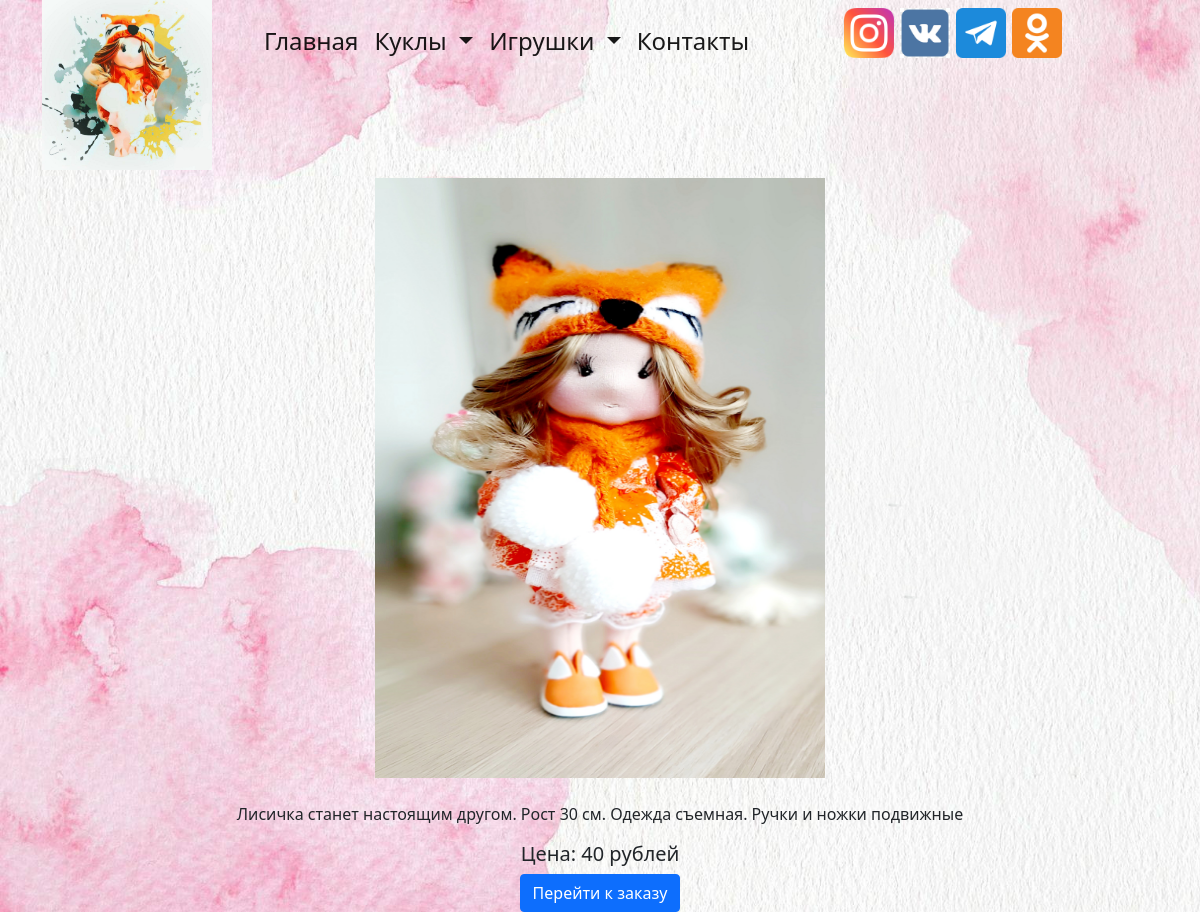
/dolls/play_dolls/4/, run on the app's committed database.
### dolls/models.py (models this page shows, shortened)
class PlayDolls(models.Model):
    name = models.CharField(max_length=50)
    available = models.CharField(max_length=30)
    description = models.TextField()
    price = models.CharField(max_length=20)
    image = models.FileField(upload_to='static/img/')

### dolls/views.py (the view)
# urls.py: path("play_dolls/<int:pk>/", views.for_game_detail, name='for_game_detail'),
def for_game_detail(request, pk):
    play_doll = PlayDolls.objects.get(pk=pk)
    context = {
        'play_doll': play_doll
    }
    return render(request, 'for_game_detail.html', context)

### dolls/templates/for_game_detail.html (shortened to what this page needs)
{% extends "base.html" %}
{% load static %}
{% block page_content %}
<div class="row">
    <div class="col-md-12">
        <p
                align="center"><img src="../../../{{ play_doll.image }}" alt="{{play_doll.title}}" width="450"
                                    height="600"></p>
    </div>
    <div class="col-md-12" align="center">
        <p>{{ play_doll.description }}</p>
        <h5>Цена: {{play_doll.price}}</h5>
        <a href="{% url 'send_order' %}" class="btn btn-primary">Перейти к заказу</a>
    </div>
</div>
{% endblock %}

### templates/base.html (style rules this page uses)
body { background-size: cover; background-repeat: no-repeat; background-attachment: fixed }
a { text-decoration: none; }

### data on the page
PlayDolls: image (picture), description "Лисичка станет настоящим другом. Рост 30 см. Одежда съемная. Ручки и ножки подвижные", price "40 рублей"
